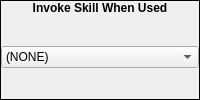
            <widget class="QFrame" name="frame_144">
             <property name="sizePolicy">
              <sizepolicy hsizetype="Fixed" vsizetype="Preferred">
               <horstretch>0</horstretch>
               <verstretch>0</verstretch>
              </sizepolicy>
             </property>
             <property name="minimumSize">
              <size>
               <width>200</width>
               <height>0</height>
              </size>
             </property>
             <property name="maximumSize">
              <size>
               <width>200</width>
               <height>16777215</height>
              </size>
             </property>
             <property name="focusPolicy">
              <enum>Qt::ClickFocus</enum>
             </property>
             <property name="frameShape">
              <enum>QFrame::Box</enum>
             </property>
             <property name="frameShadow">
              <enum>QFrame::Plain</enum>
             </property>
             <layout class="QVBoxLayout" name="verticalLayout_264">
              <property name="spacing">
               <number>0</number>
              </property>
              <property name="margin">
               <number>0</number>
              </property>
              <item>
               <widget class="QLabel" name="label_200">
                <property name="sizePolicy">
                 <sizepolicy hsizetype="Preferred" vsizetype="Fixed">
                  <horstretch>0</horstretch>
                  <verstretch>0</verstretch>
                 </sizepolicy>
                </property>
                <property name="font">
                 <font>
                  <weight>75</weight>
                  <bold>true</bold>
                 </font>
                </property>
                <property name="focusPolicy">
                 <enum>Qt::ClickFocus</enum>
                </property>
                <property name="text">
                 <string>Invoke Skill When Used</string>
                </property>
                <property name="alignment">
                 <set>Qt::AlignCenter</set>
                </property>
               </widget>
              </item>
              <item>
               <widget class="QWidget" name="widget_157" native="true">
                <property name="focusPolicy">
                 <enum>Qt::ClickFocus</enum>
                </property>
                <layout class="QHBoxLayout" name="horizontalLayout_125">
                 <property name="spacing">
                  <number>0</number>
                 </property>
                 <property name="margin">
                  <number>0</number>
                 </property>
                 <item>
                  <widget class="QComboBox" name="equipment_cboxSkill">
                   <property name="focusPolicy">
                    <enum>Qt::ClickFocus</enum>
                   </property>
                   <item>
                    <property name="text">
                     <string>(NONE)</string>
                    </property>
                   </item>
                  </widget>
                 </item>
                </layout>
               </widget>
              </item>
             </layout>
            </widget>
